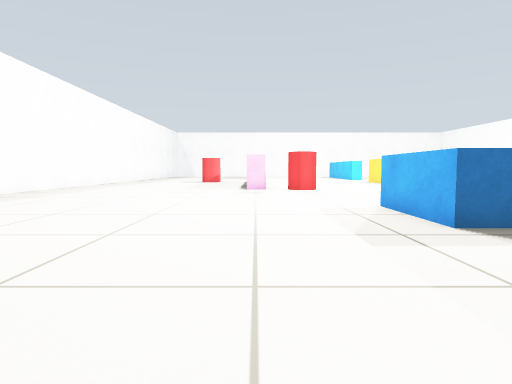
View 1 (above)

23 first-person views from a walk through a world built for the Gazebo simulator. The camera is 0.45 m above the floor, tilts 4° down and sees 75° across. The floor is counted in squares, 0.5 m on a side. Each view is taken from the middle of a square. On the plan, view 1 faces up. The plan holds only what a view shows up to about 12 squares ahead; the rest is blank.

View 2
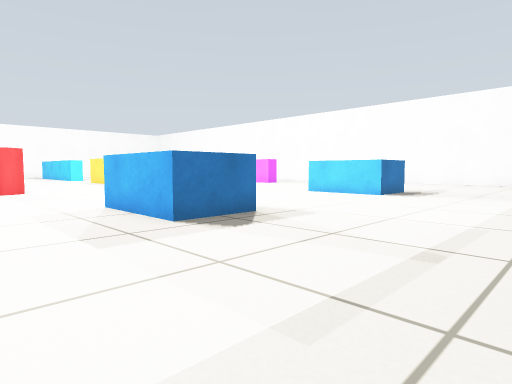

View 3
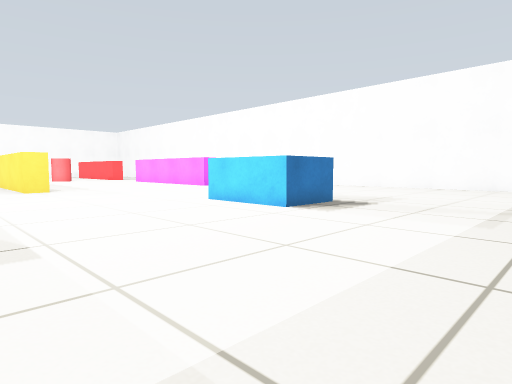

View 4
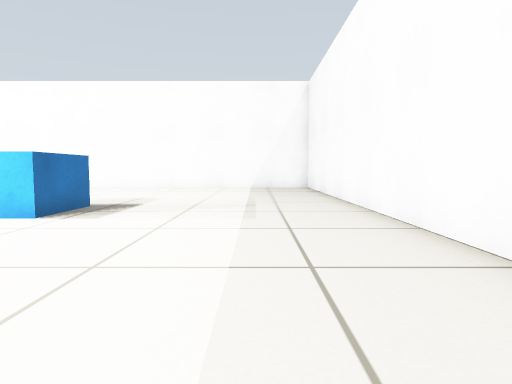

View 5
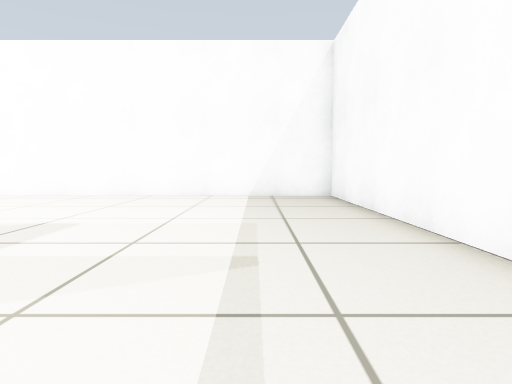

View 6
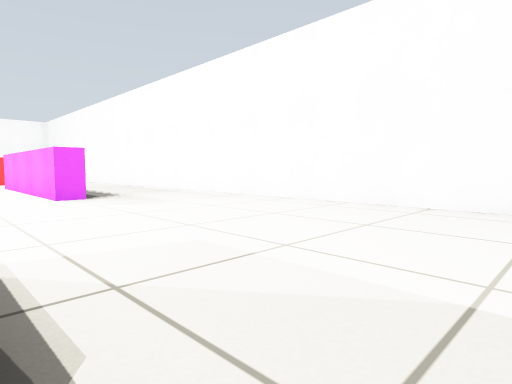

View 7
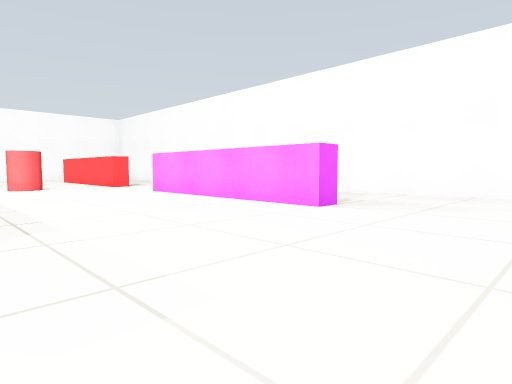

View 8
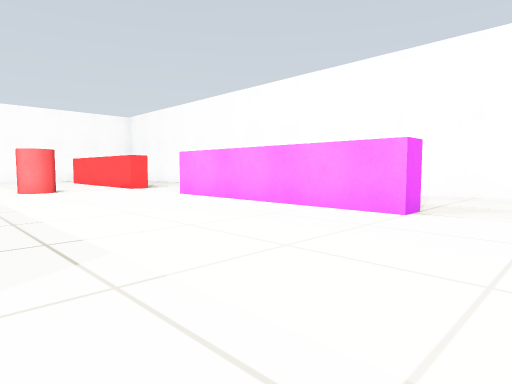

View 9
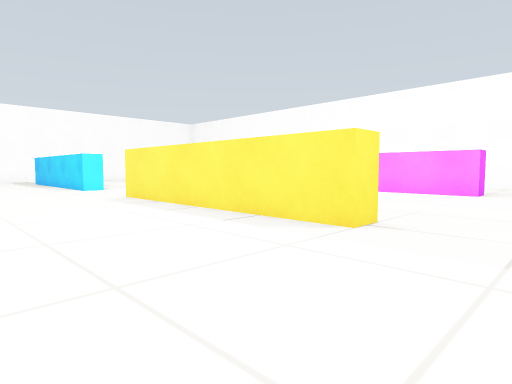

View 10
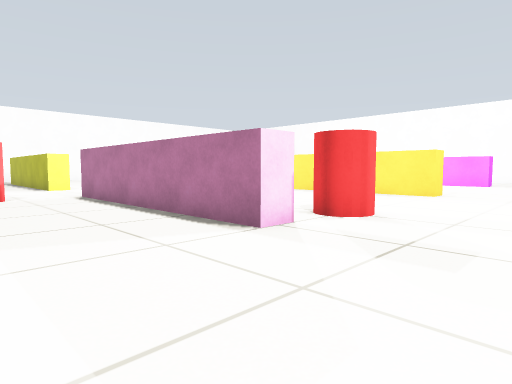

View 11
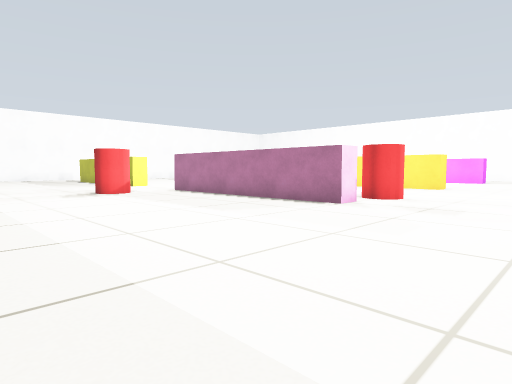

View 12
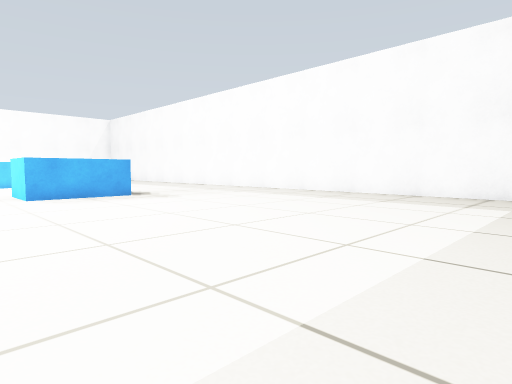

View 13
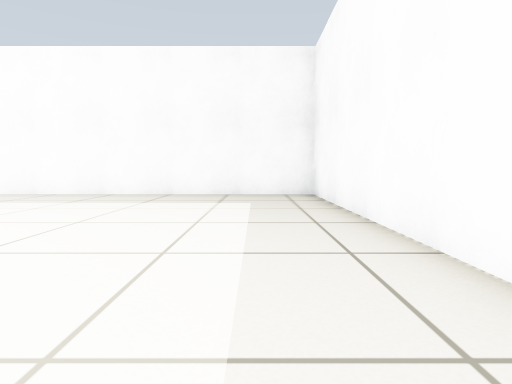

View 14
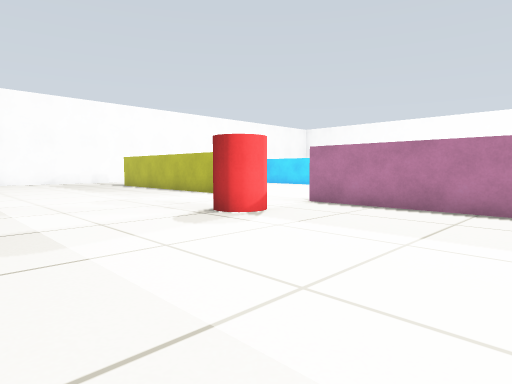

View 15
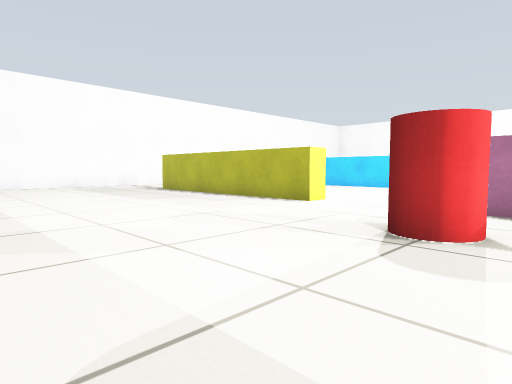

View 16
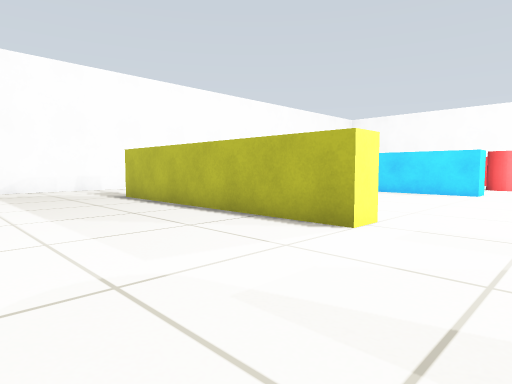

View 17
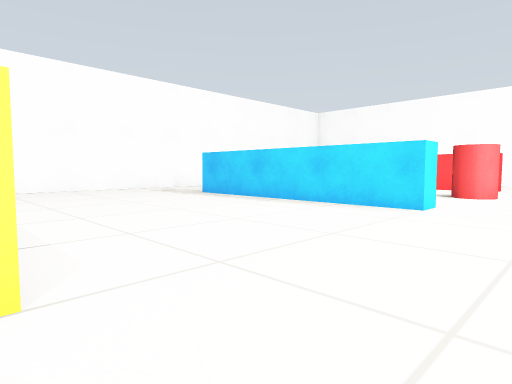

View 18
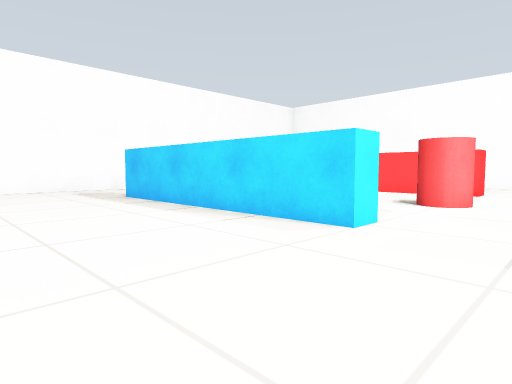

View 19
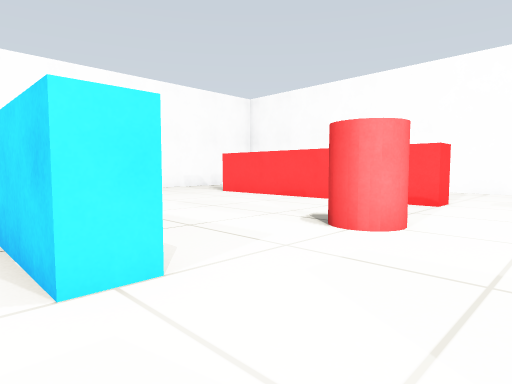

View 20
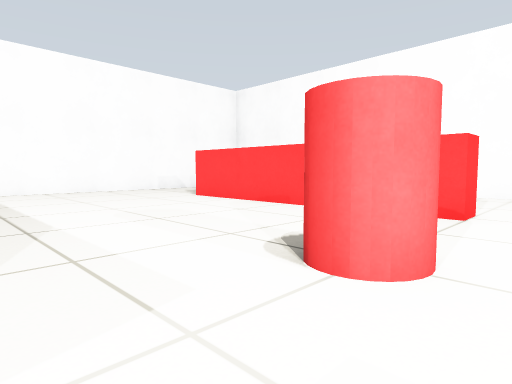

View 21
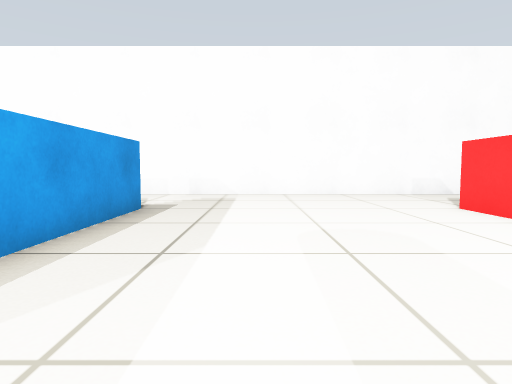

View 22
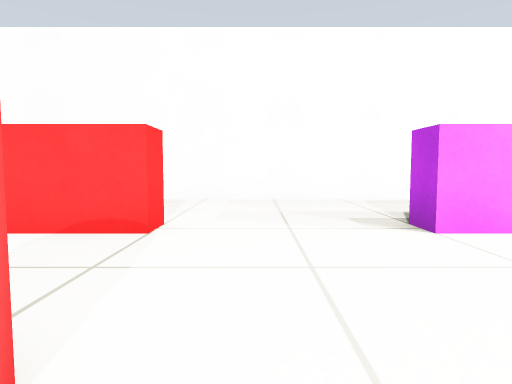

View 23
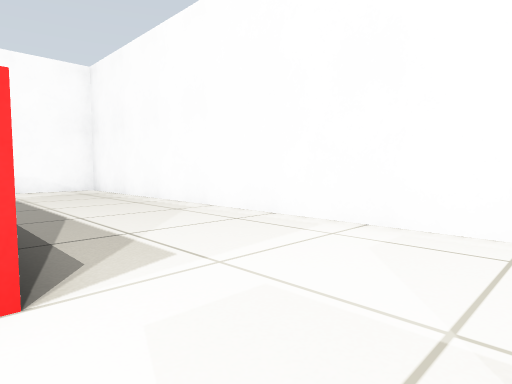

### Floor plan
Points are (right, up) in squares from view 1. A wall is a line through its corners. A room is listed if a view was taken in it or the views show most of it. See-through windows are left out.
Room 1 (views 1, 2, 3, 4, 5, 6, 7, 8, 9, 10, 11, 12, 13, 14, 15, 16, 17, 18, 19, 20, 21, 22, 23)
walls: (8.5, 14.5) (7.6, 14.5) (7.6, 22.5); (0.5, 14.5) (-0.4, 14.5) (-0.4, 22.5); (8.5, 26.5) (7.6, 26.5) (7.6, 34.5); (0.5, 26.5) (-0.4, 26.5) (-0.4, 34.5); (16.5, 14.5) (15.6, 14.5) (15.6, 22.5) (16.5, 22.5); (16.5, 26.5) (15.6, 26.5) (15.6, 34.5); (21, 20.2) (21, 36); (-9, 12.1) (-9, 11.6); (8.4, 34.5) (8.4, 30.2); (-9, 7.5) (-9, -1.5) (1.9, -1.5); (8.1, -1.5) (21, -1.5) (21, 16.1); (-2.4, 38.5) (-3.1, 38.5); (18.6, 38.5) (4.9, 38.5)
objects: red cylinder (-3, 22) to (-3, 23); red cylinder (2, 14) to (2, 15); blue box (3, 5) to (5, 8); blue box (11, 5) to (13, 8); red cylinder (12, 26) to (12, 27)

Positions as (right, up) in squares from view 1, and headings:
1: (0, 0), facing up
2: (0, 0), facing up-right
3: (5, 0), facing up-right
4: (5, 1), facing right
5: (10, 1), facing right
6: (13, 4), facing up-right
7: (9, 10), facing up-right
8: (9, 12), facing up-right
9: (3, 12), facing up-right
10: (-4, 11), facing up-right
11: (-8, 10), facing up-right
12: (-8, 10), facing down-right
13: (-7, 10), facing down
14: (-8, 17), facing up-right
15: (-8, 21), facing up-right
16: (-5, 24), facing up-right
17: (0, 24), facing up-right
18: (3, 24), facing up-right
19: (7, 24), facing up-right
20: (9, 25), facing up-right
21: (11, 27), facing up
22: (11, 25), facing right
23: (16, 24), facing up-right
